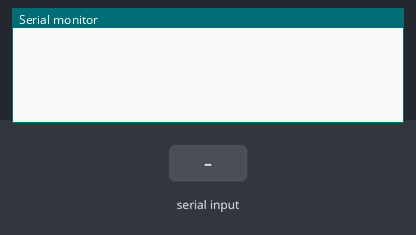
Simulated run of this sketch. Board: Arduino Uno, built with avr-gcc and run on an emulated ATmega328P. Shown: the last lines printed to the serial monitor. The inputs (shaded band) are chosen by the test bench.

Above: at 1.2 s.
1.3 s: "0" received over Serial
At 1.6 s:
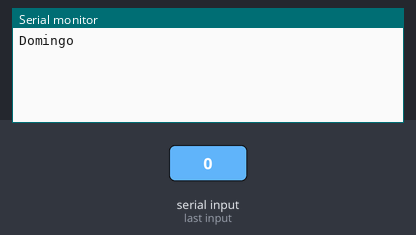
2.8 s: "1" received over Serial
At 4.0 s:
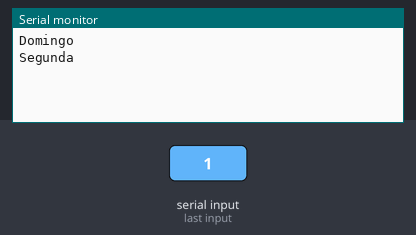
4.3 s: "2" received over Serial
At 5.1 s:
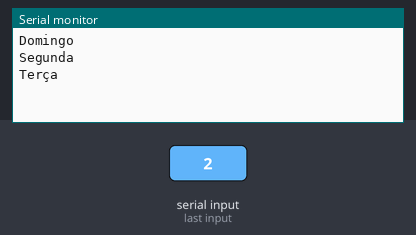
5.8 s: "3" received over Serial
At 6.3 s:
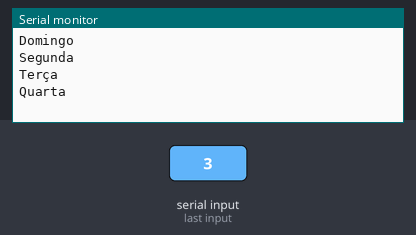
7.3 s: "4" received over Serial
At 8.5 s:
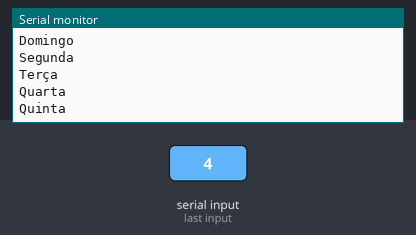
8.8 s: "5" received over Serial
At 9.7 s:
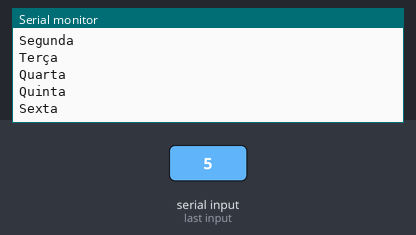

Measured:
- after the input at 1.3 s, the serial monitor: prints a new line at once (image 1)
- after the input at 2.8 s, the serial monitor: prints a new line at once (image 2)
- after the input at 4.3 s, the serial monitor: prints a new line at once (image 3)
- after the input at 5.8 s, the serial monitor: prints a new line at once (image 4)
- after the input at 7.3 s, the serial monitor: prints a new line at once (image 5)
- after the input at 8.8 s, the serial monitor: prints a new line at once (image 6)

The sketch:

rega_time.ino
```cpp
int inByte = 'a';

void setup() {
  Serial.begin(9600);
  pinMode(A0, INPUT);

}

void loop() {
  if(Serial.available()>0){
    inByte=(Serial.read());
    switch (inByte){
      case '0':
        Serial.println("Domingo");
        break;
      case '1':
        Serial.println("Segunda");
        break;
      case '2':
        Serial.println("Terça");
        break;
      case '3':
        Serial.println("Quarta");
        break;
      case '4':
        Serial.println("Quinta");
        break;
      case '5':
        Serial.println("Sexta");
        break;
      case '6':
        Serial.println("Sabado");
        break;
      default:
        Serial.println("LEITURA INVALIDA");
        break;
    }
    Serial.flush();
  }
}
```
